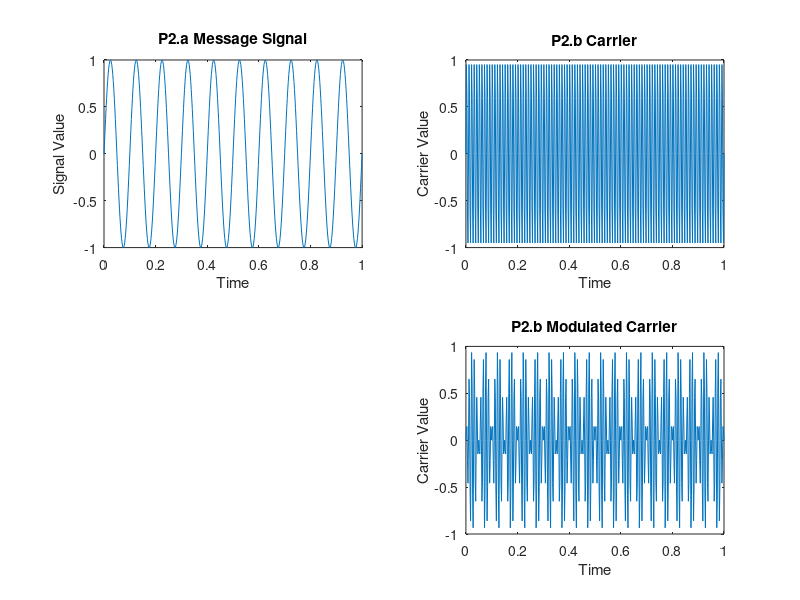

Recreate this plot in MATLAB. (Note: this script raises an error after producing the figure.)
% Lab 05 - Problem 2
% EE384
% Christopher Bero

% P2.a
sfs=500;
fs=10;
t=0:(1/sfs):1;
sig=sin(2*pi*t*fs);
fig1=figure();
subplot(2,2,1);
plot(t,sig);
title('P2.a Message Signal');
xlabel('Time');
ylabel('Signal Value');


% P2.b
% No ammod available on R2012
% Procedure gathered from http://www.mathworks.com/matlabcentral/fileexchange/34590-amplitude-modulation-matlab-code
cfs=100;
carrier=sin(2*pi*t*cfs);
carrier_mod=sig.*carrier;
figure(fig1);
subplot(2,2,2);
plot(t,carrier);
title('P2.b Carrier');
xlabel('Time');
ylabel('Carrier Value');
subplot(2,2,4);
plot(t,carrier_mod);
title('P2.b Modulated Carrier');
xlabel('Time');
ylabel('Carrier Value');

% P2.c
% Plot the frequency spectrum of message and modulated signals
% What are the differences between the two plots?
[sig_bins, sig_resp]=freqSpec_2s(sig, sfs);
[carrier_bins, carrier_resp]=freqSpec_2s(carrier, sfs);

fig2=figure();
subplot(2,1,1);
plot(sig_bins,abs(sig_resp));
title('P2.c Message Response');
xlabel('Frequency');
ylabel('Message Response Magnitude');

subplot(2,1,2);
plot(carrier_bins,abs(carrier_resp));
title('P2.c Carrier Response');
xlabel('Frequency');
ylabel('Carrier Response Magnitude');

% The message plot shows our signal at low frequencies,
% while the carrier shows the same signal shifted and mirrored at
% a higher frequency

% P2.d
% No amdemod available
% Demodulate the modified signal and plot
% Compare result to plot of message signal
figure(fig1);
dem=2*carrier_mod.*carrier;
a=fir1(25,100*1.e-4);
b=1;
rec=filter(a,b,dem);
subplot(2,2,3);
plot(t,rec);
title('P2.d Recovered Signal');
xlabel('Time');
ylabel('Recovered Signal Value');
